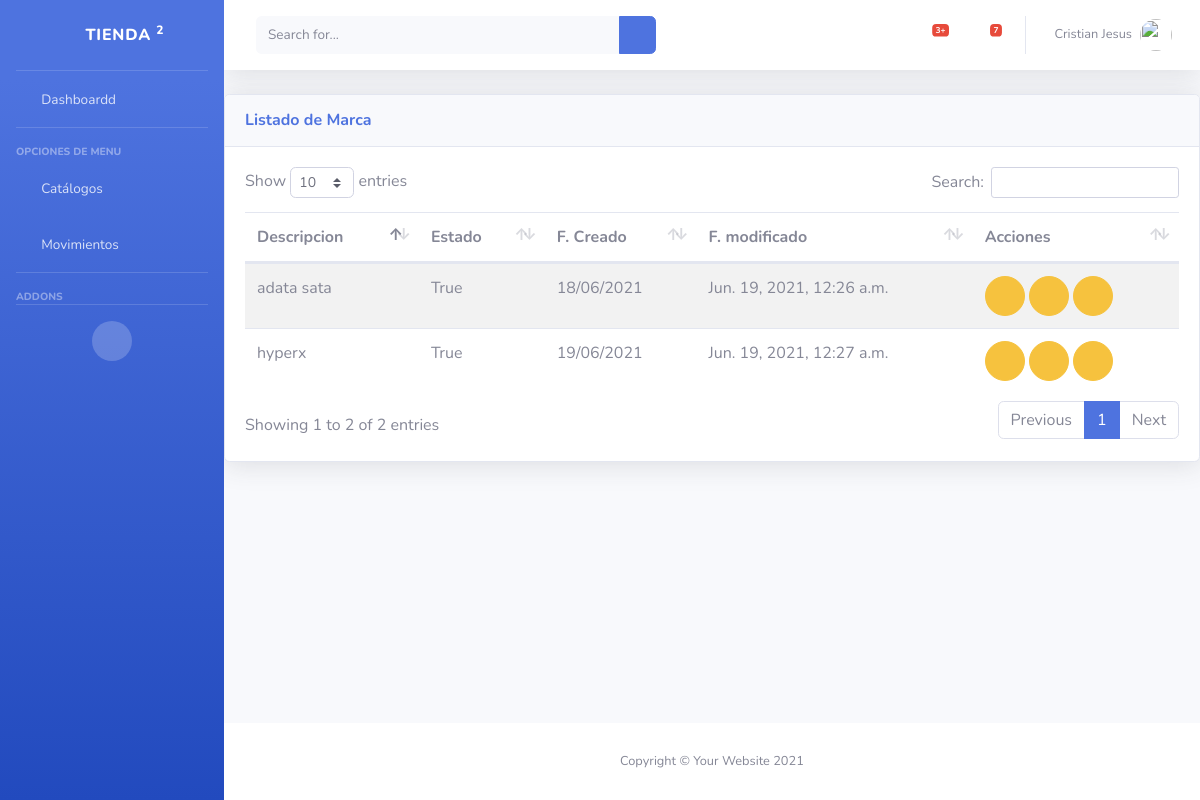
The page /inv/marca/ (signed in) on the database as committed earlier.
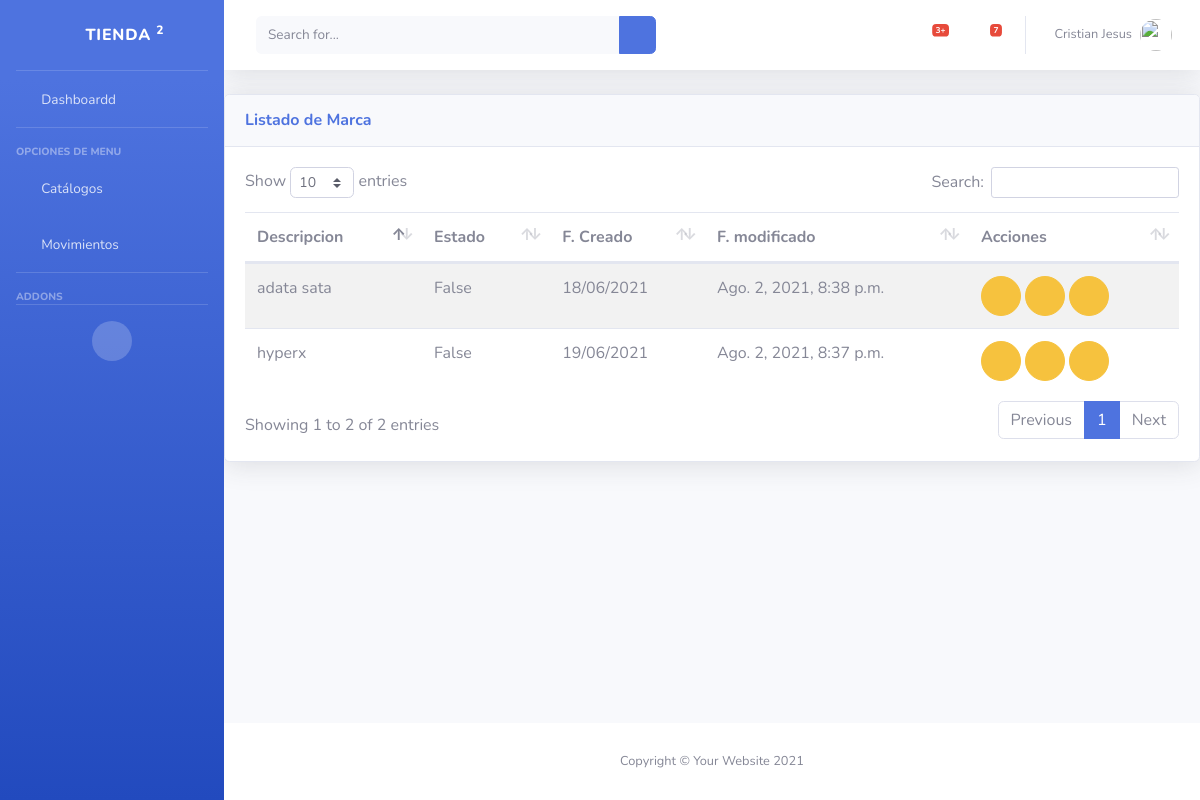
The same page on the database as committed later.
### inv/models.py (models this page shows, shortened)
class Marca(Class_Modelo):
    description = models.CharField(max_length=100,help_text=" descripcion de la marca",unique=True,verbose_name="descripcion")
    title = models.CharField(max_length=50,blank=True)
    class Meta:
        verbose_name ="Marca"
        verbose_name_plural ="Marcas"

### inv/views.py (the view)
# urls.py: path('marca/',views.Marcaview,name='marca_list'),
@login_required(login_url='login')
@permission_required('inv.view_marca',login_url='SinPrivilegios')
def Marcaview(request):
    marcas =Marca.objects.all()
    return render(request,'inv/marca_list.html',{
        'marcas':marcas
    })

### inv/templates/inv/marca_list.html (shortened to what this page needs)
{% extends "base/base.html" %}
{%load static%}
{%block page_content %}
<div class="card shadow mb-4">
                                <div
                                    class="card-header py-3 d-flex flex-row align-items-center justify-content-between">
                                    <h6 class="m-0 font-weight-bold text-primary">Listado de Marca</h6>
                                    <div class="dropdown no-arrow">
                                        <a class="dropdown-toggle" href="#" role="button" id="dropdownMenuLink"
                                            data-toggle="dropdown" aria-haspopup="true" aria-expanded="false">
                                            <i class="fas fa-ellipsis-v fa-sm fa-fw text-gray-400"></i>
                                        </a>
                                    </div>
                                </div>
                                <div class="card-body">
                                   {%if not marcas %}
                                       <div class= "alert alert-info">No hay Marcas</div>
                                    {%else%}
                                    <table class="table table-striped table-hover">
                                        <thead>
                                                <th> Descripcion </th>
                                                <th> Estado</th>
                                                <th> F. Creado</th>
                                                <th> F. modificado</th>
                                                <th class="all">Acciones </th>
                                        </thead>
                                        <tbody>
                                        {% for item in marcas %}
                                            <tr>
                                                <td>{{ item.description}} </td>
                                                <td> {{ item.estado}}</td>
                                                <td> {{ item.created_at|date:"d/m/Y"}}</td>
                                                <td> {{ item.update_at }}</td>
                                                <td>
                                                    <a onclick="return abrir_modal('{% url 'editarMarca' id=item.id%}')" href="#" class="btn btn-warning btn-circle" role="button"><i class =" far fa-edit"></i> </a>
                                                    <a href="{% url 'ActivarMarca' id=item.id %}" class="btn btn-warning btn-circle" role="button"><i class =" far fa-thumbs-up"></i> </a>
                                                    <a href="{% url 'inactivarMarca' id=item.id %}" class="btn btn-warning btn-circle" role="button"><i class =" far fa-thumbs-down"></i> </a>
                                                </td>
                                            </tr>
                                        {% endfor %}
                                        </tbody>
                                    </table>
                                {%endif %}
                                </div>
                            </div>
                            {%endblock%}

### main/templates/base/base.html (shortened to what this page needs)
{% load static %}
<!DOCTYPE html>
<html lang="es">
<head>
    <link href="{% static 'base/vendor/fontawesome-free/css/all.min.css'%}" rel="stylesheet" type="text/css">
    <link href="{% static 'base/css/sb-admin-2.min.css'%}" rel="stylesheet">
    <link href="{% static  'base/vendor/datatables/dataTables.bootstrap4.min.css'%}" rel="stylesheet">
     <link rel="stylesheet" href="{% static 'base/vendor/jquery_confirm/jquery-confirm.min.css' %}">
     <link rel="stylesheet" href="https://cdnjs.cloudflare.com/ajax/libs/jquery-datetimepicker/2.5.20/jquery.datetimepicker.min.css" />
</head>
<body id="page-top" class="bg-gradient-primary">
    {% block side_bard%}
    <div id="wrapper">
        <ul class="navbar-nav bg-gradient-primary sidebar sidebar-dark accordion" id="accordionSidebar">
            <a class="sidebar-brand d-flex align-items-center justify-content-center" href="{% url 'index'%}">
                <div class="sidebar-brand-icon rotate-n-15">
                    <i class="fas fa-laugh-wink"></i>
                </div>
                <div class="sidebar-brand-text mx-3">Tienda <sup>2</sup></div>
            </a>
            <hr class="sidebar-divider my-0">
            <li class="nav-item">
                <a class="nav-link" href="{% url 'index'%}">
                    <i class="fas fa-fw fa-tachometer-alt"></i>
                    <span>Dashboardd</span></a>
            </li>
            <hr class="sidebar-divider">
            <div class="sidebar-heading">
                Opciones de Menu
            </div>
            <li class="nav-item">
                <a class="nav-link collapsed" href="#" data-toggle="collapse" data-target="#collapseTwo"
                    aria-expanded="true" aria-controls="collapseTwo">
                    <i class="fas fa-fw fa-cog"></i>
                    <span>Cat&aacutelogos</span>
                </a>
            </li>
            <li class="nav-item">
                <a class="nav-link collapsed" href="#" data-toggle="collapse" data-target="#collapseUtilities"
                    aria-expanded="true" aria-controls="collapseUtilities">
                    <i class="fas fa-fw fa-truck"></i>
                    <span>Movimientos</span>
                </a>
            </li>
            <hr class="sidebar-divider">
            <div class="sidebar-heading">
                Addons
            </div>
            <hr class="sidebar-divider d-none d-md-block">
            <div class="text-center d-none d-md-inline">
                <button class="rounded-circle border-0" id="sidebarToggle"></button>
            </div>
        </ul>
         {%endblock%}
        <div id="content-wrapper" class="d-flex flex-column">
            <div id="content">
                {%block topbar %}
                <nav class="navbar navbar-expand navbar-light bg-white topbar mb-4 static-top shadow">
                    <form
                        class="d-none d-sm-inline-block form-inline mr-auto ml-md-3 my-2 my-md-0 mw-100 navbar-search">
                        <div class="input-group">
                            <input type="text" class="form-control bg-light border-0 small" placeholder="Search for..."
                                aria-label="Search" aria-describedby="basic-addon2">
                            <div class="input-group-append">
                                <button class="btn btn-primary" type="button">
                                    <i class="fas fa-search fa-sm"></i>
                                </button>
                            </div>
                        </div>
                    </form>
                    <ul class="navbar-nav ml-auto">
                        <li class="nav-item dropdown no-arrow mx-1">
                            <a class="nav-link dropdown-toggle" href="#" id="alertsDropdown" role="button"
                                data-toggle="dropdown" aria-haspopup="true" aria-expanded="false">
                                <i class="fas fa-bell fa-fw"></i>
                                <span class="badge badge-danger badge-counter">3+</span>
                            </a>
                        </li>
                        <li class="nav-item dropdown no-arrow mx-1">
                            <a class="nav-link dropdown-toggle" href="#" id="messagesDropdown" role="button"
                                data-toggle="dropdown" aria-haspopup="true" aria-expanded="false">
                                <i class="fas fa-envelope fa-fw"></i>
                                <span class="badge badge-danger badge-counter">7</span>
                            </a>
                        </li>
                        <li class="nav-item dropdown no-arrow">
                            <a class="nav-link dropdown-toggle" href="#" id="userDropdown" role="button"
                                data-toggle="dropdown" aria-haspopup="true" aria-expanded="false">
                                <span class="mr-2 d-none d-lg-inline text-gray-600 small">{{user.first_name}}</span>
                                <img class="img-profile rounded-circle"
                                    src="{% static 'base/img/user.png' %}">
                            </a>
                        </li>
                    </ul>
                </nav>
                {% endblock %}
                {% block page_content %}{% endblock %}
            </div>
            {% block footer%}
            <footer class="sticky-footer bg-white">
                <div class="container my-auto">
                    <div class="copyright text-center my-auto">
                        <span>Copyright &copy; Your Website 2021</span>
                    </div>
                </div>
            </footer>
            {% endblock%}
        </div>
    </div>
</body>
</html>

Rows that differ between the two databases and show on the page:
changed Marca "adata sata": estado "True" → "False"; update_at "Jun. 19, 2021, 12:26 a.m." → "Ago. 2, 2021, 8:38 p.m."
changed Marca "hyperx": estado "True" → "False"; update_at "Jun. 19, 2021, 12:27 a.m." → "Ago. 2, 2021, 8:37 p.m."
